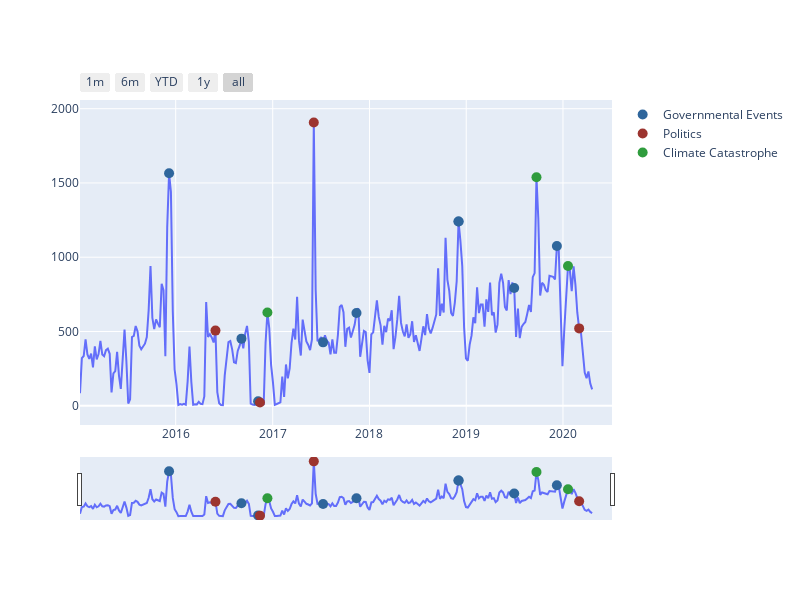

The code cell stored with this chart in its notebook:
### Code cell
import plotly.express as px
import plotly.graph_objects as go

fig = go.Figure()

c_cop = "#2f669c"
c_pol = "#9c342f"
c_cli = "#2f9c3d"

colors=[c_cop, c_pol, c_cli]
topics=["Governmental Events", "Politics", "Climate Catastrophe"]

fig.add_trace(go.Scatter(x=df_time.index, y=df_time.val, name="", showlegend=False))
for i in range (0,3):
    ev_s = ev.loc[ev.Type == i+1]
    fig.add_trace(go.Scatter(x=ev_s['date_ann'], y=df_time.loc[ev_s.date_ann].val, 
                             mode="markers",
                             marker=dict(
                                 size=10, color=colors[i]),
                             name=topics[i], showlegend=True,
                            hoverinfo="text",
                            text=ev_s['Name']))

fig.update_xaxes(rangeslider_visible=True)

"""
for r in ev.iterrows():
    add_annotation(fig, df_time, r[1]['date_ann'], r[1]["Name"], colors[r[1]["Type"]-1])
"""
fig.update_xaxes(
    rangeslider_visible=True,
    rangeselector=dict(
        buttons=list([
            dict(count=1, label="1m", step="month", stepmode="backward"),
            dict(count=6, label="6m", step="month", stepmode="backward"),
            dict(count=1, label="YTD", step="year", stepmode="todate"),
            dict(count=1, label="1y", step="year", stepmode="backward"),
            dict(step="all")
        ])
    )
)
fig.update_layout(width=800, height=600)
fig.show()

### Figure 1 — Plotly figure (JSON) as saved in the notebook; plotly's stock layout.template omitted (floating-point values rounded to 4 significant figures; data arrays with more than 128 entries replaced by an {"elided": "..."} marker saying what was removed)
{"data": [{"name": "", "showlegend": false, "type": "scatter", "x": {"elided": "277 str values"}, "y": {"elided": "277 int values"}}, {"hoverinfo": "text", "marker": {"color": "#2f669c", "size": 10}, "mode": "markers", "name": "Governmental Events", "showlegend": true, "text": ["COP 21", "COP 22", "COP 23", "COP 24", "COP 25", "G20 2016", "G20 2017", "G20 2018", "G20 2019"], "type": "scatter", "x": ["2015-12-07T00:00:00", "2016-11-07T00:00:00", "2017-11-13T00:00:00", "2018-12-03T00:00:00", "2019-12-09T00:00:00", "2016-09-05T00:00:00", "2017-07-10T00:00:00", "2018-12-03T00:00:00", "2019-07-01T00:00:00"], "y": [1565, 30, 625, 1240, 1076, 452, 427, 1240, 793]}, {"hoverinfo": "text", "marker": {"color": "#9c342f", "size": 10}, "mode": "markers", "name": "Politics", "showlegend": true, "text": ["Primary elections 2016", "Presidential elections 2016", "Primary elections 2020", "USA withdrawal from Paris Agreements"], "type": "scatter", "x": ["2016-05-30T00:00:00", "2016-11-14T00:00:00", "2020-03-02T00:00:00", "2017-06-05T00:00:00"], "y": [506, 22, 521, 1907]}, {"hoverinfo": "text", "marker": {"color": "#2f9c3d", "size": 10}, "mode": "markers", "name": "Climate Catastrophe", "showlegend": true, "text": ["Australia fires", "Amazonia fires", "Hottest December Month Record"], "type": "scatter", "x": ["2020-01-20T00:00:00", "2019-09-23T00:00:00", "2016-12-12T00:00:00"], "y": [941, 1538, 628]}], "layout": {"height": 600, "width": 800, "xaxis": {"rangeselector": {"buttons": [{"count": 1, "label": "1m", "step": "month", "stepmode": "backward"}, {"count": 6, "label": "6m", "step": "month", "stepmode": "backward"}, {"count": 1, "label": "YTD", "step": "year", "stepmode": "todate"}, {"count": 1, "label": "1y", "step": "year", "stepmode": "backward"}, {"step": "all"}]}, "rangeslider": {"visible": true}}}}
